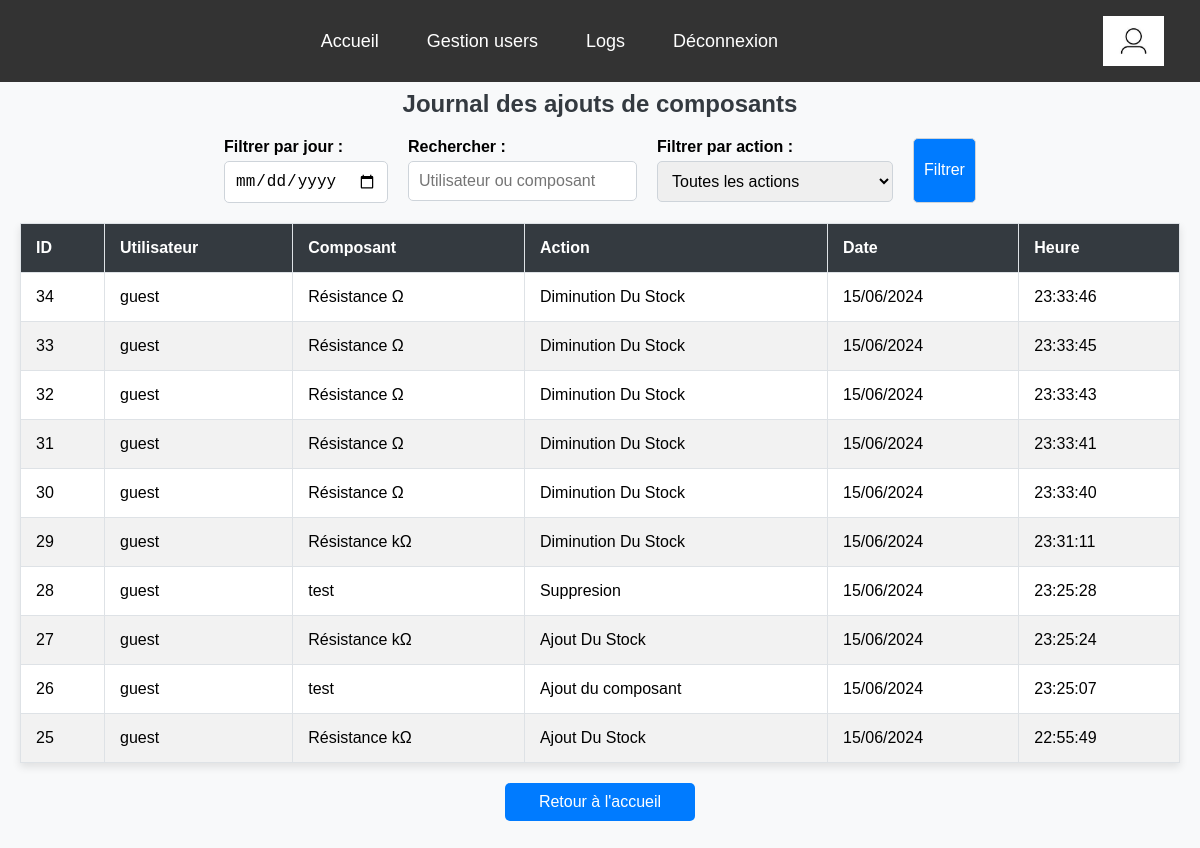
The app's page /component/view_logs.php (signed in) with its own data.
### tables this page shows
CREATE TABLE `component_logs` (
  `id` int(11) NOT NULL,
  `user_id` int(11) NOT NULL,
  `component_name` varchar(255) NOT NULL,
  `date_added` datetime NOT NULL,
  `action` varchar(255) NOT NULL DEFAULT 'Ajout de composant'
);

CREATE TABLE `users` (
  `id` int(11) NOT NULL,
  `username` varchar(255) NOT NULL,
  `email` varchar(255) NOT NULL,
  `password` varchar(255) NOT NULL,
  `role` varchar(50) NOT NULL,
  `created_at` timestamp NOT NULL DEFAULT current_timestamp(),
  `modified_at` timestamp NOT NULL DEFAULT current_timestamp() ON UPDATE current_timestamp()
);

### component/view_logs.php (the view, shortened to what this page needs)
<?php
include '../config.php';
$date_filter = isset($_GET['date_filter']) ? $_GET['date_filter'] : '';
$search_query = isset($_GET['search_query']) ? $_GET['search_query'] : '';
$sql = "SELECT component_logs.id, users.username, component_logs.component_name,
        DATE(component_logs.date_added) AS date, TIME(component_logs.date_added) AS time,
        component_logs.action
        FROM component_logs
        JOIN users ON component_logs.user_id = users.id";
$sql .= " ORDER BY component_logs.date_added DESC";
$stmt = $conn->prepare($sql);
$stmt->execute();
$result = $stmt->get_result();
?>
<!DOCTYPE html>
<html lang="fr">
<head>
</head>
<body>
<header>
    <?php include '../Menu navigation.php'; ?>
</header>
    <h2>Journal des ajouts de composants</h2>
    <form class="filter-form" method="GET" action="">
        <div>
            <label for="date_filter">Filtrer par jour :</label>
            <input type="date" id="date_filter" name="date_filter" value="<?php echo htmlspecialchars($date_filter); ?>">
        </div>
        <div>
            <label for="search_query">Rechercher :</label>
            <input type="text" id="search_query" name="search_query" placeholder="Utilisateur ou composant" value="<?php echo htmlspecialchars($search_query); ?>">
        </div>
        <div>
            <label for="action_filter">Filtrer par action :</label>
            <select id="action_filter" name="action_filter">
                <option value="">Toutes les actions</option>
            </select>
        </div>
        <button type="submit">Filtrer</button>
    </form>
    <table>
        <thead>
            <tr>
                <th>ID</th>
                <th>Utilisateur</th>
                <th>Composant</th>
                <th>Action</th>
                <th>Date</th>
                <th>Heure</th>
            </tr>
        </thead>
        <tbody>
            <?php while($row = $result->fetch_assoc()): ?>
                <tr>
                    <td><?php echo htmlspecialchars($row['id']); ?></td>
                    <td><?php echo htmlspecialchars($row['username']); ?></td>
                    <td><?php echo htmlspecialchars($row['component_name']); ?></td>
                    <td><?php echo htmlspecialchars($row['action']); ?></td>
                    <td><?php echo htmlspecialchars(date('d/m/Y', strtotime($row['date']))); ?></td>
                    <td><?php echo htmlspecialchars($row['time']); ?></td>
                </tr>
            <?php endwhile; ?>
        </tbody>
    </table>
    <a href="../accueil.php" class="back-button">Retour à l'accueil</a>
</body>
</html>

### Menu navigation.php (shortened to what this page needs)
<!DOCTYPE html>
<html lang="fr">
<head>
</head>
<body>
    <header>
        <div class="nav-wrapper" id="navWrapper">
            <nav>
                <ul class="nav-links">
                    <li><a href="../accueil.php">Accueil</a></li>
                    <li><a href="../users/login_admin.php">Gestion users</a></li>
                    <?php if (isset($_SESSION['user_role']) && $_SESSION['user_role'] == 'admin') : ?>
                    <li><a href="../component/view_logs.php">Logs</a></li>
                    <?php endif; ?>
                    <li><a href="../login/logout.php">Déconnexion</a></li>
                </ul>
            </nav>
        </div>
        <div class="logo">
            <img src="../user.jpeg" alt="Logo" onclick="toggleMenu()">
        </div>
    </header>
</body>
</html>

### component/view_logs.php (style rules this page uses)
body { font-family: Arial, sans-serif; background-color: #f8f9fa; margin: 0; padding: 20px; }
h2 { text-align: center; color: #343a40; margin-bottom: 20px; }
.filter-form { display: flex; justify-content: center; gap: 20px; flex-wrap: wrap; margin-bottom: 20px; }
.filter-form div { display: flex; flex-direction: column; }
.filter-form label { margin-bottom: 5px; font-weight: bold; }
.filter-form input, .filter-form button, .filter-form select { padding: 10px; border: 1px solid #ced4da; border-radius: 5px; font-size: 16px; }
.filter-form button { background-color: #007bff; color: white; cursor: pointer; transition: background-color 0.3s; }
.back-button { display: block; width: 150px; margin: 20px auto; padding: 10px 20px; background-color: #007bff; color: white; text-align: center; border: none; border-radius: 5px; font-size: 16px; cursor: pointer; text-decoration: none; transition: background-color 0.3s; }
table { width: 100%; border-collapse: collapse; box-shadow: 0 4px 8px rgba(0, 0, 0, 0.1); background-color: white; overflow-x: auto; }
table, th, td { border: 1px solid #dee2e6; }
th, td { padding: 15px; text-align: left; }
th { background-color: #343a40; color: white; }
tr:nth-child(even) { background-color: #f2f2f2; }

### Menu navigation.php (style rules this page uses)
body { margin: 0; font-family: Arial, sans-serif; padding-top: 70px; }
header { display: flex; justify-content: space-between; align-items: center; padding: 1rem; background-color: #333; width: 100%; box-sizing: border-box; position: fixed; top: 0; left: 0; z-index: 1000; }
.logo { display: flex; align-items: center; position: relative; margin-right: 20px; }
.logo img { height: 50px; width: auto; margin-left: 20px; cursor: pointer; }
.nav-wrapper { flex-grow: 1; display: flex; justify-content: center; }
.nav-links { list-style: none; margin: 0; padding: 0; display: flex; gap: 1rem; align-items: center; }
.nav-links li { margin: 0; }
.nav-links a { text-decoration: none; color: white; padding: 0.5rem 1rem; transition: background-color 0.3s ease; font-size: 18px; }

### records on screen
component_logs: id "34", user.username "guest", component_name "Résistance Ω", action "Diminution Du Stock", date "15/06/2024", time "23:33:46"
component_logs: id "33", user.username "guest", component_name "Résistance Ω", action "Diminution Du Stock", date "15/06/2024", time "23:33:45"
component_logs: id "32", user.username "guest", component_name "Résistance Ω", action "Diminution Du Stock", date "15/06/2024", time "23:33:43"
component_logs: id "31", user.username "guest", component_name "Résistance Ω", action "Diminution Du Stock", date "15/06/2024", time "23:33:41"
component_logs: id "30", user.username "guest", component_name "Résistance Ω", action "Diminution Du Stock", date "15/06/2024", time "23:33:40"
component_logs: id "29", user.username "guest", component_name "Résistance kΩ", action "Diminution Du Stock", date "15/06/2024", time "23:31:11"
component_logs: id "28", user.username "guest", component_name "test", action "Suppresion", date "15/06/2024", time "23:25:28"
component_logs: id "27", user.username "guest", component_name "Résistance kΩ", action "Ajout Du Stock", date "15/06/2024", time "23:25:24"
component_logs: id "26", user.username "guest", component_name "test", action "Ajout du composant", date "15/06/2024", time "23:25:07"
component_logs: id "25", user.username "guest", component_name "Résistance kΩ", action "Ajout Du Stock", date "15/06/2024", time "22:55:49"
